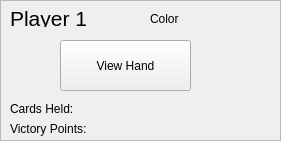
   <widget class="QFrame" name="frame_4">
    <property name="geometry">
     <rect>
      <x>710</x>
      <y>450</y>
      <width>281</width>
      <height>141</height>
     </rect>
    </property>
    <property name="frameShape">
     <enum>QFrame::StyledPanel</enum>
    </property>
    <property name="frameShadow">
     <enum>QFrame::Raised</enum>
    </property>
    <widget class="QLabel" name="player4_label">
     <property name="geometry">
      <rect>
       <x>10</x>
       <y>10</y>
       <width>101</width>
       <height>17</height>
      </rect>
     </property>
     <property name="font">
      <font>
       <pointsize>16</pointsize>
      </font>
     </property>
     <property name="text">
      <string>Player 1</string>
     </property>
    </widget>
    <widget class="QLabel" name="color4_label">
     <property name="geometry">
      <rect>
       <x>150</x>
       <y>10</y>
       <width>67</width>
       <height>17</height>
      </rect>
     </property>
     <property name="text">
      <string>Color</string>
     </property>
    </widget>
    <widget class="QLabel" name="victoryPnts4">
     <property name="geometry">
      <rect>
       <x>10</x>
       <y>120</y>
       <width>131</width>
       <height>17</height>
      </rect>
     </property>
     <property name="text">
      <string>Victory Points:</string>
     </property>
    </widget>
    <widget class="QLabel" name="cardsHeld4_label">
     <property name="geometry">
      <rect>
       <x>10</x>
       <y>100</y>
       <width>121</width>
       <height>17</height>
      </rect>
     </property>
     <property name="text">
      <string>Cards Held:</string>
     </property>
    </widget>
    <widget class="QPushButton" name="vhandButton_04">
     <property name="geometry">
      <rect>
       <x>60</x>
       <y>40</y>
       <width>131</width>
       <height>51</height>
      </rect>
     </property>
     <property name="text">
      <string>View Hand</string>
     </property>
    </widget>
   </widget>
